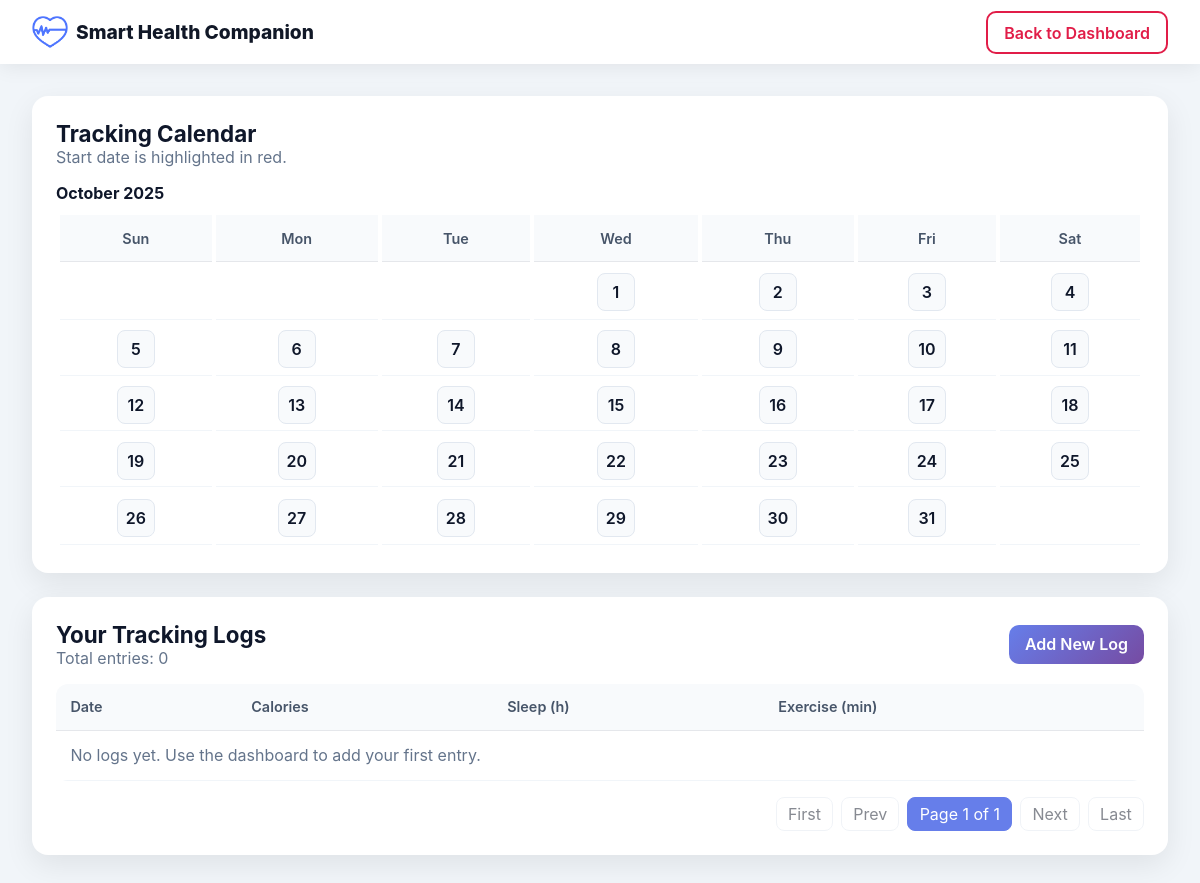
/logs/ (signed in), run on an earlier commit of the app's database.
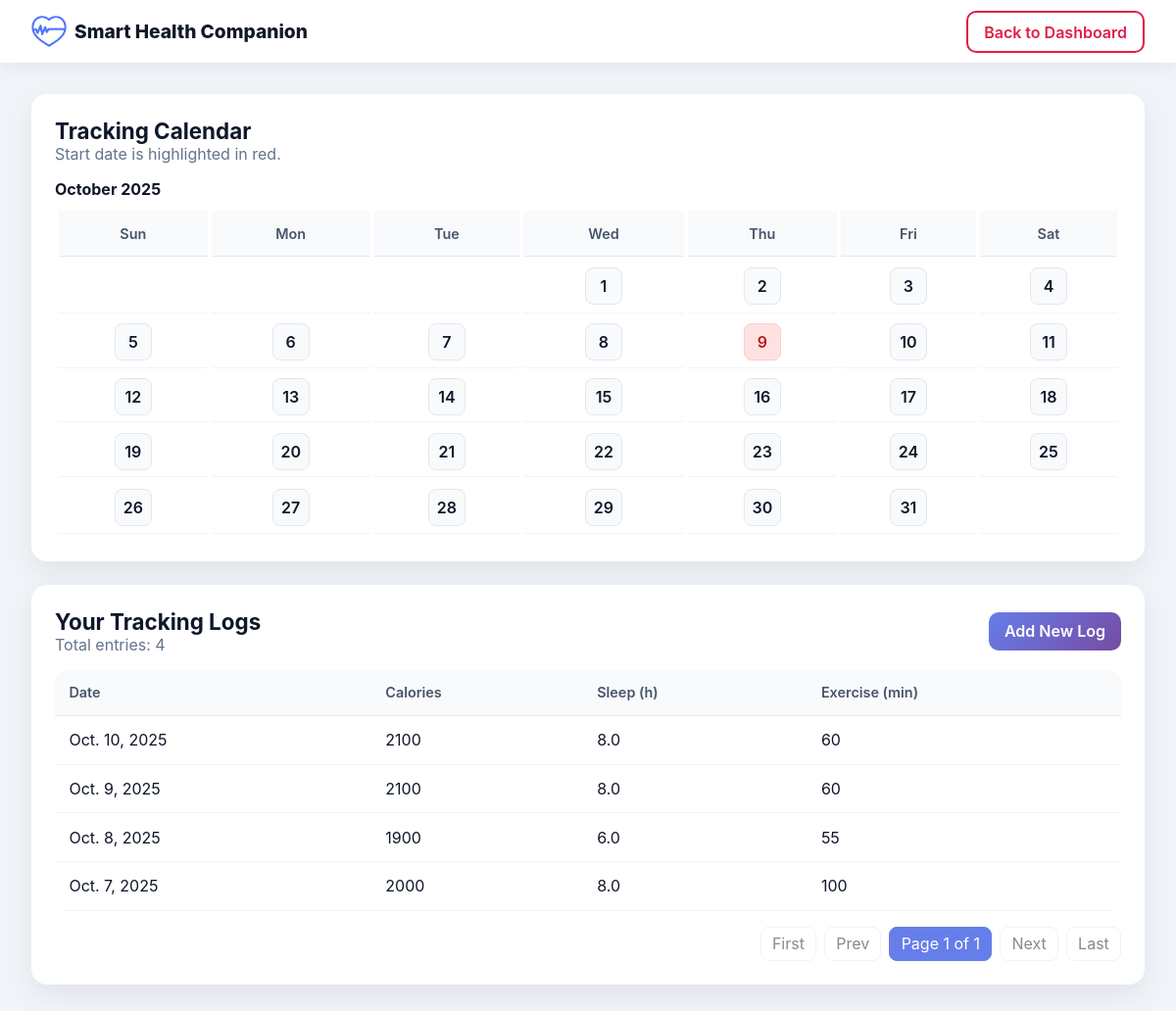
And on a later commit of the database.
### mainapp/models.py (models this page shows, shortened)
class DailyLog(models.Model):
    user = models.ForeignKey(User, on_delete=models.CASCADE, related_name='daily_logs')
    date = models.DateField()
    calories = models.IntegerField(default=0)
    sleep_hours = models.DecimalField(max_digits=4, decimal_places=1, default=0)
    exercise_minutes = models.IntegerField(default=0)
    class Meta:
        ordering = ['-date']
        unique_together = ('user', 'date')

### mainapp/views.py (the view)
# urls.py: path("logs/", views.logs_view, name="logs"),
@login_required
def logs_view(request):
    logs_qs = DailyLog.objects.filter(user=request.user).order_by('-date')
    paginator = Paginator(logs_qs, 10)
    page_number = request.GET.get('page')
    page_obj = paginator.get_page(page_number)
    profile = getattr(request.user, 'profile', None)
    start_date = getattr(profile, 'start_tracking_date', None) if profile else None
    base_date = start_date or dt_date.today()
    cal = calendar.Calendar(firstweekday=6)  # 6 = Sunday
    month_days = cal.monthdayscalendar(base_date.year, base_date.month)
    month_weeks = []
    for week in month_days:
        week_cells = []
        for day in week:
            cell = {
                'num': day,
                'is_blank': day == 0,
                'is_start': bool(start_date and day == start_date.day and base_date.month == start_date.month and base_date.year == start_date.year)
            }
            week_cells.append(cell)
        month_weeks.append(week_cells)
    month_name = calendar.month_name[base_date.month]
    return render(request, "mainapp/logs.html", {
        "page_obj": page_obj,
        "total_count": logs_qs.count(),
        "calendar_weeks": month_weeks,
        "calendar_month_name": month_name,
        "calendar_year": base_date.year,
    })

### mainapp/templates/mainapp/logs.html (shortened to what the changed rows need)
<!DOCTYPE html>
<html lang="en">
<head>
    {% load static %}
</head>
<body>
    <main class="container">
        <div class="card" style="margin-bottom:1.5rem;">
            <div style="overflow-x:auto;">
                <div style="min-width:320px;">
                    <table style="width:100%; border-collapse:separate; border-spacing:4px;">
                        <thead>
                            <tr class="muted">
                                <th style="text-align:center;">Sun</th>
                                <th style="text-align:center;">Mon</th>
                                <th style="text-align:center;">Tue</th>
                                <th style="text-align:center;">Wed</th>
                                <th style="text-align:center;">Thu</th>
                                <th style="text-align:center;">Fri</th>
                                <th style="text-align:center;">Sat</th>
                            </tr>
                        </thead>
                        <tbody>
                            {% for week in calendar_weeks %}
                            <tr>
                                {% for d in week %}
                                <td style="text-align:center; padding:.4rem;">
                                    {% if d.is_blank %}
                                        <span style="display:inline-block; width:36px; height:36px;"></span>
                                    {% else %}
                                        <span style="display:inline-flex; width:36px; height:36px; align-items:center; justify-content:center; border-radius:8px; font-weight:600; {% if d.is_start %}background:#fee2e2; color:#b91c1c; border:1px solid #fecaca;{% else %}background:#f8fafc; color:#0f172a; border:1px solid #e2e8f0;{% endif %}">{{ d.num }}</span>
                                    {% endif %}
                                </td>
                                {% endfor %}
                            </tr>
                            {% endfor %}
                        </tbody>
                    </table>
                </div>
            </div>
        </div>
        <div class="card">
            <div class="title-row">
                <div>
                    <div class="title">Your Tracking Logs</div>
                    <div class="muted">Total entries: {{ total_count }}</div>
                </div>
            </div>
            <div class="table-wrap">
                <table>
                    <thead>
                        <tr>
                            <th>Date</th>
                            <th>Calories</th>
                            <th>Sleep (h)</th>
                            <th>Exercise (min)</th>
                        </tr>
                    </thead>
                    <tbody>
                        {% for log in page_obj.object_list %}
                        <tr>
                            <td>{{ log.date }}</td>
                            <td>{{ log.calories }}</td>
                            <td>{{ log.sleep_hours }}</td>
                            <td>{{ log.exercise_minutes }}</td>
                        </tr>
                        {% empty %}
                        <tr>
                            <td colspan="4" class="muted">No logs yet. Use the dashboard to add your first entry.</td>
                        </tr>
                        {% endfor %}
                    </tbody>
                </table>
            </div>
        </div>
    </main>
</body>
</html>

What changed in the data, as far as the page shows it:
added DailyLog: date "Oct. 10, 2025", calories "2100", sleep_hours "8.0", exercise_minutes "60"
added DailyLog: date "Oct. 9, 2025", calories "2100", sleep_hours "8.0", exercise_minutes "60"
added DailyLog: date "Oct. 8, 2025", calories "1900", sleep_hours "6.0", exercise_minutes "55"
added DailyLog: date "Oct. 7, 2025", calories "2000", sleep_hours "8.0", exercise_minutes "100"
Also different on the page:
{{ total_count }}: "0" → "4"
text no longer shown: "No logs yet. Use the dashboard to add your first entry."
